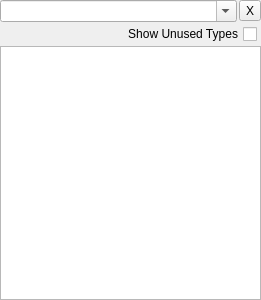
<?xml version="1.0" encoding="UTF-8"?>
<ui version="4.0">
 <class>TypeBrowser</class>
 <widget class="QWidget" name="TypeBrowser">
  <property name="geometry">
   <rect>
    <x>0</x>
    <y>0</y>
    <width>261</width>
    <height>300</height>
   </rect>
  </property>
  <property name="windowTitle">
   <string>Type Browser</string>
  </property>
  <layout class="QVBoxLayout" name="verticalLayout_3">
   <property name="spacing">
    <number>2</number>
   </property>
   <property name="margin">
    <number>0</number>
   </property>
   <item>
    <layout class="QHBoxLayout" name="horizontalLayout">
     <item>
      <widget class="QComboBox" name="filterText">
       <property name="editable">
        <bool>true</bool>
       </property>
      </widget>
     </item>
     <item>
      <widget class="QToolButton" name="clearFilterBn">
       <property name="text">
        <string>X</string>
       </property>
      </widget>
     </item>
    </layout>
   </item>
   <item>
    <layout class="QHBoxLayout" name="horizontalLayout_2">
     <property name="leftMargin">
      <number>4</number>
     </property>
     <property name="rightMargin">
      <number>4</number>
     </property>
     <item>
      <widget class="QCheckBox" name="showUnusedTypes">
       <property name="layoutDirection">
        <enum>Qt::RightToLeft</enum>
       </property>
       <property name="text">
        <string>Show Unused Types</string>
       </property>
       <property name="checked">
        <bool>false</bool>
       </property>
      </widget>
     </item>
    </layout>
   </item>
   <item>
    <widget class="QStackedWidget" name="stackedWidget">
     <property name="currentIndex">
      <number>1</number>
     </property>
     <widget class="QWidget" name="pageUnfiltered">
      <layout class="QVBoxLayout" name="verticalLayout">
       <property name="spacing">
        <number>0</number>
       </property>
       <property name="margin">
        <number>0</number>
       </property>
       <item>
        <widget class="TypeBrowser::View" name="typeView"/>
       </item>
      </layout>
     </widget>
     <widget class="QWidget" name="pageFiltered">
      <layout class="QVBoxLayout" name="verticalLayout_2">
       <property name="spacing">
        <number>0</number>
       </property>
       <property name="margin">
        <number>0</number>
       </property>
       <item>
        <widget class="TypeBrowser::View" name="typeViewFiltered"/>
       </item>
      </layout>
     </widget>
    </widget>
   </item>
  </layout>
 </widget>
 <customwidgets>
  <customwidget>
   <class>TypeBrowser::View</class>
   <extends>QTreeView</extends>
   <header>View.hpp</header>
  </customwidget>
 </customwidgets>
 <resources/>
 <connections/>
</ui>
